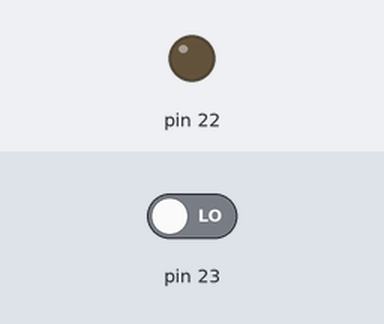
Recording of a sketch running on a simulated Arduino Mega 2560, built with avr-gcc and run on an emulated ATmega2560. On the bench: output pins drawn as LEDs (lit = HIGH). The test bench sets the inputs (shaded band); at power-on: pin 23 LOW.

Above: at 1.2 s.
1.3 s: pin 23 driven HIGH
At 2.5 s:
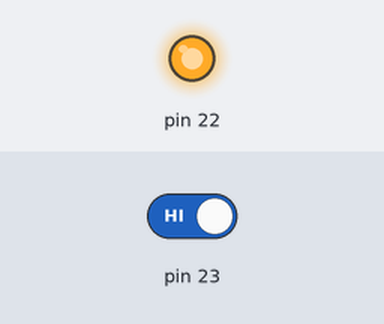
2.8 s: pin 23 driven LOW
At 3.6 s:
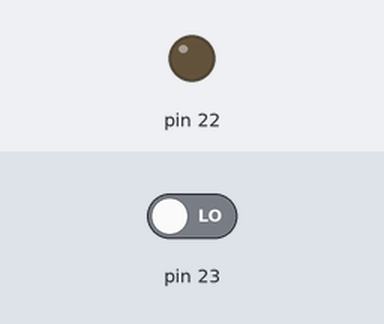
Timing chart, 0 to 5.8 s (numbered marks = the images above; inputs shaded):
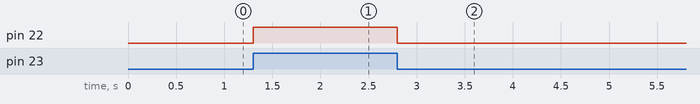

The sketch:

LED_Botao_Em_C.ino
```cpp
void setup() {
  DDRA |= 0b00000001;
  DDRA &= 0b11111101;
}

void loop() {
  if (PINA & 0b00000010) {
    PORTA |= 0b00000001;
  } else {
    PORTA &= 0b11111110;
  }
}
```

Measured:
- after the input at 1.3 s, pin 22: LOW → HIGH at once
- after the input at 2.8 s, pin 22: HIGH → LOW at once
